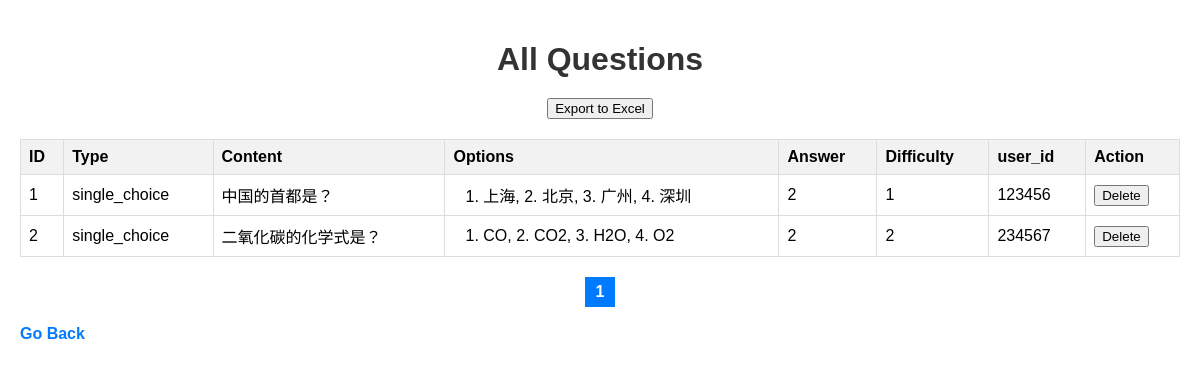
Screenshot of /view_questions (signed in) with the database file from the repository.
### tables this page shows
CREATE TABLE questions (
            id INTEGER PRIMARY KEY AUTOINCREMENT,
            type TEXT NOT NULL,
            content TEXT NOT NULL,
            options TEXT,
            answer TEXT NOT NULL,
            difficulty INTEGER NOT NULL,
            teacher TEXT NOT NULL
        );

### app.py (the view)
@app.route('/view_questions')
@app.route('/view_questions/<int:page>')
def view_questions(page=1):
    if 'role' in session and session['role'] in ['teacher' , 'administrator']:
        conn = None
        try:
            conn = sqlite3.connect('exam_database.db')
            cursor = conn.cursor()
            cursor.execute('SELECT COUNT(*) FROM questions')
            total_questions = cursor.fetchone()[0]
            print(total_questions)
            total_pages = (total_questions + PER_PAGE - 1) // PER_PAGE
            print(total_pages)
            offset = (page - 1) * PER_PAGE
            cursor.execute('SELECT * FROM questions LIMIT ? OFFSET ?', (PER_PAGE, offset))
            questions = cursor.fetchall()
        except sqlite3.Error as e:
            print(f"Database error: {e}")
            questions = []
        except Exception as e:
            print(f"General error: {e}")
            questions = []
        finally:
            if conn:
                conn.close()
        return render_template('view_questions.html', questions=questions, page=page, total_pages=total_pages, current_username=str(session['username']), role=str(session['role']))
    return redirect(url_for('login'))

### templates/view_questions.html (shortened to what this page needs)
<!DOCTYPE html>
<html lang="en">
<head>
</head>
<body>
<h1>All Questions</h1>
<div style="text-align: center; margin-bottom: 20px;">
    <button onclick="exportToExcel()">Export to Excel</button>
</div>
<table id="questions-table">
    <tr>
        <th>ID</th>
        <th>Type</th>
        <th>Content</th>
        <th>Options</th>
        <th>Answer</th>
        <th>Difficulty</th>
        <th>user_id</th>
        <th>Action</th>
    </tr>
    {% for question in questions %}
    <tr>
        <td>{{ question[0] }}</td>
        <td>{{ question[1] }}</td>
        <td>{{ question[2] }}</td>
        <td class="options">{{ question[3] }}</td>
        <td>{{ question[4] }}</td>
        <td>{{ question[5] }}</td>
        <td>{{ question[6] }}</td>
        <td>
            {% if role == 'administrator' or current_username == question[6] %}
            <form method="post" action="{{ url_for('delete_question', question_id=question[0]) }}">
                <button type="submit">Delete</button>
            </form>
            {% endif %}
        </td>
    </tr>
    {% endfor %}
</table>
<div class="pagination">
    {% for p in range(1, total_pages + 1) %}
        {% if p == page %}
            <a href="{{ url_for('view_questions', page=p) }}" class="active">{{ p }}</a>
        {% else %}
            <a href="{{ url_for('view_questions', page=p) }}">{{ p }}</a>
        {% endif %}
    {% endfor %}
</div>
<br>
<a href="/">Go Back</a>
</body>
</html>

### templates/view_questions.html (style rules this page uses)
body { font-family: Arial, sans-serif; margin: 0; padding: 20px; }
h1 { text-align: center; color: #333; margin-bottom: 20px; }
table { width: 100%; border-collapse: collapse; margin-bottom: 20px; }
th, td { border: 1px solid #ddd; padding: 8px; text-align: left; }
th { background-color: #f2f2f2; }
a { color: #007BFF; text-decoration: none; font-weight: bold; }
td.options { padding-left: 20px; }
.pagination { text-align: center; margin-top: 20px; }
.pagination a { display: inline-block; padding: 5px 10px; margin: 0 5px; border: 1px solid #ddd; background-color: #f2f2f2; }
.pagination a.active { background-color: #007BFF; color: #fff; border: 1px solid #007BFF; }

### rows the page displays
questions: id "1", type "single_choice", content "中国的首都是？", options "1. 上海, 2. 北京, 3. 广州, 4. 深圳", answer "2", difficulty "1", teacher "123456"
questions: id "2", type "single_choice", content "二氧化碳的化学式是？", options "1. CO, 2. CO2, 3. H2O, 4. O2", answer "2", difficulty "2", teacher "234567"

### other values shown
{{ p }} "1"
